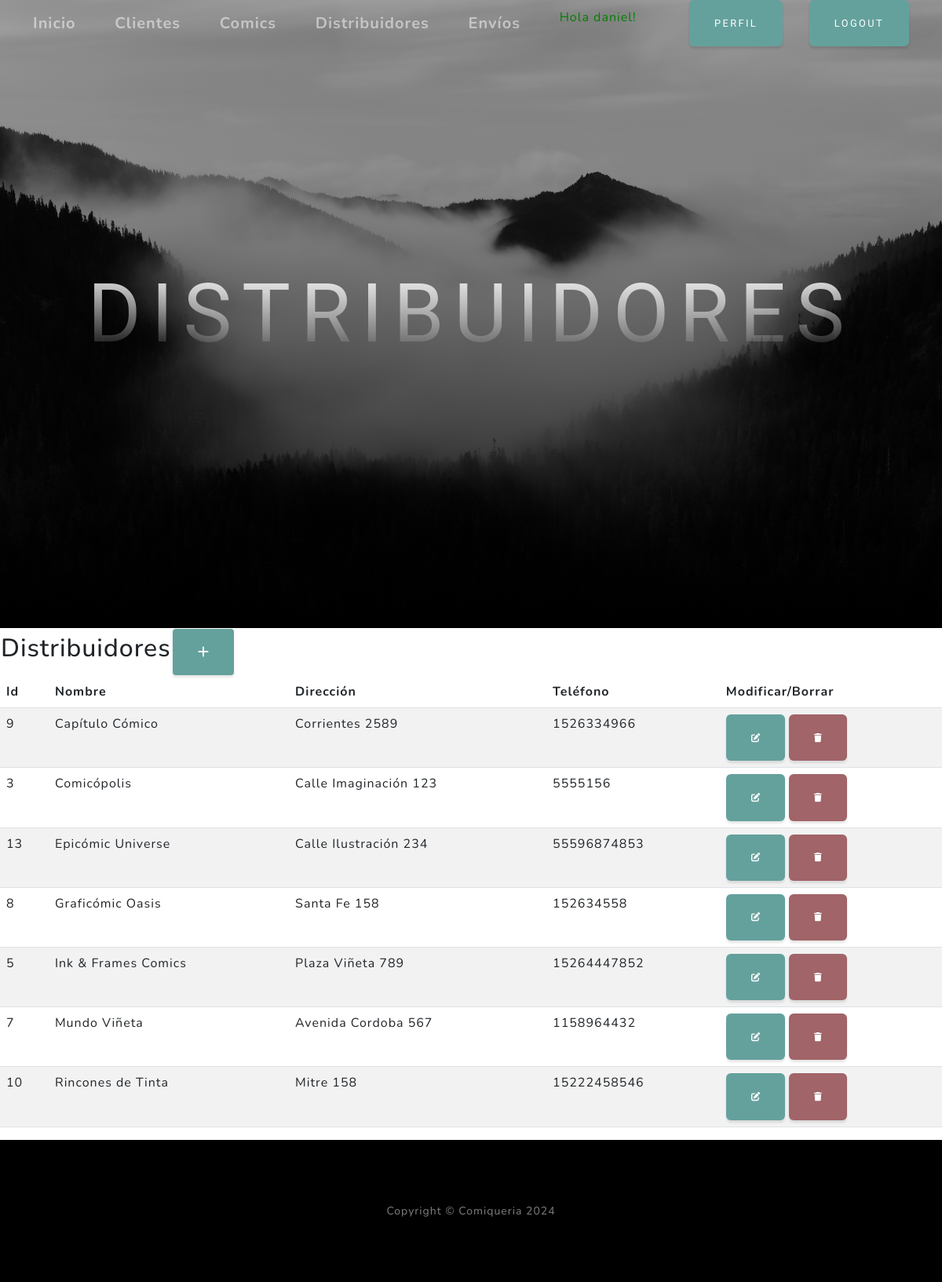
Screenshot of /comiqueriapp/distribuidor (signed in) with the database file from the repository.
### comiqueriapp/models.py (models this page shows, shortened)
class Distribuidor(models.Model):
    nombre = models.CharField(max_length=50)
    direccion = models.CharField(max_length=50)
    telefono = models.IntegerField()
    class Meta:
        verbose_name = "Distribuidor"
        verbose_name_plural = "Distribuidores"
        ordering = ["nombre"]

### comiqueriapp/views.py (the view)
# urls.py: path('distribuidor', distribuidor, name="distribuidor"),
def distribuidor(request):
    contexto = {'distribuidor': Distribuidor.objects.all()}
    return render(request, "comiqueriapp/distribuidor.html", contexto)

### comiqueriapp/templates/comiqueriapp/distribuidor.html
{% extends 'comiqueriapp/home.html' %}
{% block titulo %}
<h1 class="mx-auto my-0 text-uppercase">Distribuidores</h1>
{% endblock titulo %}
{% block contenido %}
<table>
    <tr>
        <td width="200"><h2>Distribuidores</h2></td>
        <td>
            <a
            href="{% url 'distribuidorForm' %}"
            class="btn btn-primary btn-sm"
            ><i class="fa fa-plus fa-lg" title="Crear"> </i>
            </a>
        </td>
    </tr>
</table>
<table class="table table-striped">
    <thead>
        <tr>
            <th>Id</th>
            <th>Nombre</th>
            <th>Dirección</th>
            <th>Teléfono</th>
            <th>Modificar/Borrar</th>
        </tr>
    </thead>
    <tbody>
{% for d in distribuidor %}
        <tr>
            <td>{{ d.id }} </td>
            <td>{{ d.nombre }} </td>
            <td>{{ d.direccion }} </td>
            <td>{{ d.telefono }} </td>
            <td>
                <a
                href="{% url 'modificarDistribuidor' d.id %}"
                class="btn btn-primary"
                style="--bs-btn-padding-y: .25rem; --bs-btn-padding-x: .5rem; --bs-bor"
                ><i class="fa fa-edit fa-sm" title="Edit Record"></i>
            </a>
            <a
                href="{% url 'borrarDistribuidor' d.id %}"
                class="btn btn-danger"
                style="--bs-btn-padding-y: .25rem; --bs-btn-padding-x: .5rem; --bs-bor"
                ><i class="fa fa-trash fa-sm" title="Delete Record"></i>
            </a>
            </td>
        </tr>
{% endfor %}
    </tbody>
</table>
{% endblock contenido %}

### comiqueriapp/templates/comiqueriapp/home.html (shortened to what this page needs)
<!DOCTYPE html>
<html lang="en">
    <head>
        {% load static %}
        <link href="{% static 'css/styles.css' %}" rel="stylesheet" />
    </head>
    <body id="page-top">
        <nav class="navbar navbar-expand-lg navbar-light fixed-top" id="mainNav">
            <div class="container">
                <a class="navbar-brand" href="{% url 'home' %}">Inicio</a>
                {% if user.is_authenticated %}
                    <a class="navbar-brand" href="{% url 'cliente' %}">Clientes</a>
                    <a class="navbar-brand" href="{% url 'comic' %}">Comics</a>
                    <a class="navbar-brand" href="{% url 'distribuidor' %}">Distribuidores</a>
                    <a class="navbar-brand" href="{% url 'envio' %}">Envíos</a>
                    <p style="color:green">Hola {{user.username}}!</p>
                    <a class="btn btn-primary" href="{% url 'editar_perfil' %}">Perfil</a>
                    <a class="btn btn-primary" href="{% url 'logout' %}">Logout</a>
                {% else %}
                    <a class="btn btn primary" href="{% url 'login' %}">Login</a>
                    <a class="btn btn success" href="{% url 'registro' %}">Registro</a>
                {% endif %}
            </div>
        </nav>
        <header class="masthead">
            <div class="container px-4 px-lg-5 d-flex h-100 align-items-center justify-content-center">
                <div class="d-flex justify-content-center">
                    <div class="text-center">
                        {% block titulo %}{% endblock titulo %}
                    </div>
                </div>
            </div>
        </header>
        {% block contenido %}
        {% endblock contenido %}
        <footer class="footer bg-black small text-center text-white-50"><div class="container px-4 px-lg-5">Copyright &copy; Comiqueria 2024</div></footer>
    </body>
</html>

### rows the page displays
Distribuidor: id "9", nombre "Capítulo Cómico", direccion "Corrientes 2589", telefono "1526334966"
Distribuidor: id "3", nombre "Comicópolis", direccion "Calle Imaginación 123", telefono "5555156"
Distribuidor: id "13", nombre "Epicómic Universe", direccion "Calle Ilustración 234", telefono "55596874853"
Distribuidor: id "8", nombre "Graficómic Oasis", direccion "Santa Fe 158", telefono "152634558"
Distribuidor: id "5", nombre "Ink & Frames Comics", direccion "Plaza Viñeta 789", telefono "15264447852"
Distribuidor: id "7", nombre "Mundo Viñeta", direccion "Avenida Cordoba 567", telefono "1158964432"
Distribuidor: id "10", nombre "Rincones de Tinta", direccion "Mitre 158", telefono "15222458546"

### other values shown
{{ user.username }} "daniel"
